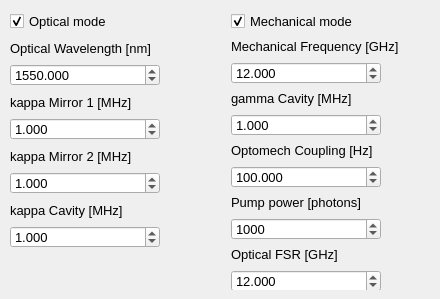
          <widget class="QWidget" name="tab">
           <attribute name="title">
            <string>Configure your simulation</string>
           </attribute>
           <widget class="QWidget" name="layoutWidget">
            <property name="geometry">
             <rect>
              <x>10</x>
              <y>10</y>
              <width>421</width>
              <height>280</height>
             </rect>
            </property>
            <layout class="QHBoxLayout" name="horizontalLayout">
             <item>
              <layout class="QVBoxLayout" name="verticalLayout_6">
               <item>
                <widget class="QCheckBox" name="C_use_optical">
                 <property name="enabled">
                  <bool>true</bool>
                 </property>
                 <property name="sizePolicy">
                  <sizepolicy hsizetype="Minimum" vsizetype="Fixed">
                   <horstretch>0</horstretch>
                   <verstretch>0</verstretch>
                  </sizepolicy>
                 </property>
                 <property name="minimumSize">
                  <size>
                   <width>80</width>
                   <height>22</height>
                  </size>
                 </property>
                 <property name="maximumSize">
                  <size>
                   <width>16777215</width>
                   <height>22</height>
                  </size>
                 </property>
                 <property name="font">
                  <font>
                   <pointsize>10</pointsize>
                  </font>
                 </property>
                 <property name="toolTip">
                  <string>&lt;html&gt;&lt;head/&gt;&lt;body&gt;&lt;p&gt;When it is enabled, it is the normal frequency scan. When it is disabled, we sample at only one frequency (zero-span measurement). The sampling rate is determined by the sweep time and the number of points. &lt;/p&gt;&lt;p&gt;This mode is enabled when using the SS and the mixer to generate the sideband and downconvert it to the same frequency, and the RedPitaya for triggering. &lt;/p&gt;&lt;p&gt;In the future, we could have other uses for zero-span measurements.&lt;/p&gt;&lt;/body&gt;&lt;/html&gt;</string>
                 </property>
                 <property name="text">
                  <string>Optical mode</string>
                 </property>
                 <property name="checked">
                  <bool>true</bool>
                 </property>
                </widget>
               </item>
               <item>
                <widget class="QLabel" name="C_omega_p_nm_lbl">
                 <property name="minimumSize">
                  <size>
                   <width>200</width>
                   <height>20</height>
                  </size>
                 </property>
                 <property name="maximumSize">
                  <size>
                   <width>16777215</width>
                   <height>20</height>
                  </size>
                 </property>
                 <property name="font">
                  <font>
                   <pointsize>10</pointsize>
                  </font>
                 </property>
                 <property name="text">
                  <string>Optical Wavelength [nm]</string>
                 </property>
                </widget>
               </item>
               <item>
                <widget class="QDoubleSpinBox" name="C_omega_p_nm">
                 <property name="sizePolicy">
                  <sizepolicy hsizetype="Fixed" vsizetype="Fixed">
                   <horstretch>0</horstretch>
                   <verstretch>0</verstretch>
                  </sizepolicy>
                 </property>
                 <property name="minimumSize">
                  <size>
                   <width>150</width>
                   <height>22</height>
                  </size>
                 </property>
                 <property name="maximumSize">
                  <size>
                   <width>16777215</width>
                   <height>22</height>
                  </size>
                 </property>
                 <property name="font">
                  <font>
                   <pointsize>10</pointsize>
                  </font>
                 </property>
                 <property name="decimals">
                  <number>3</number>
                 </property>
                 <property name="minimum">
                  <double>1500.000000000000000</double>
                 </property>
                 <property name="maximum">
                  <double>1600.000000000000000</double>
                 </property>
                 <property name="singleStep">
                  <double>1.000000000000000</double>
                 </property>
                 <property name="value">
                  <double>1550.000000000000000</double>
                 </property>
                </widget>
               </item>
               <item>
                <widget class="QLabel" name="C_kappa_ext_1_MHz_lbl">
                 <property name="minimumSize">
                  <size>
                   <width>200</width>
                   <height>20</height>
                  </size>
                 </property>
                 <property name="maximumSize">
                  <size>
                   <width>16777215</width>
                   <height>20</height>
                  </size>
                 </property>
                 <property name="font">
                  <font>
                   <pointsize>10</pointsize>
                  </font>
                 </property>
                 <property name="text">
                  <string>kappa Mirror 1 [MHz]</string>
                 </property>
                </widget>
               </item>
               <item>
                <widget class="QDoubleSpinBox" name="C_kappa_ext_1_MHz">
                 <property name="sizePolicy">
                  <sizepolicy hsizetype="Fixed" vsizetype="Fixed">
                   <horstretch>0</horstretch>
                   <verstretch>0</verstretch>
                  </sizepolicy>
                 </property>
                 <property name="minimumSize">
                  <size>
                   <width>150</width>
                   <height>22</height>
                  </size>
                 </property>
                 <property name="maximumSize">
                  <size>
                   <width>16777215</width>
                   <height>22</height>
                  </size>
                 </property>
                 <property name="font">
                  <font>
                   <pointsize>10</pointsize>
                  </font>
                 </property>
                 <property name="decimals">
                  <number>3</number>
                 </property>
                 <property name="maximum">
                  <double>20.000000000000000</double>
                 </property>
                 <property name="singleStep">
                  <double>0.100000000000000</double>
                 </property>
                 <property name="value">
                  <double>1.000000000000000</double>
                 </property>
                </widget>
               </item>
               <item>
                <widget class="QLabel" name="C_kappa_ext_2_MHz_lbl">
                 <property name="minimumSize">
                  <size>
                   <width>200</width>
                   <height>20</height>
                  </size>
                 </property>
                 <property name="maximumSize">
                  <size>
                   <width>16777215</width>
                   <height>20</height>
                  </size>
                 </property>
                 <property name="font">
                  <font>
                   <pointsize>10</pointsize>
                  </font>
                 </property>
                 <property name="text">
                  <string>kappa Mirror 2 [MHz]</string>
                 </property>
                </widget>
               </item>
               <item>
                <widget class="QDoubleSpinBox" name="C_kappa_ext_2_MHz">
                 <property name="sizePolicy">
                  <sizepolicy hsizetype="Fixed" vsizetype="Fixed">
                   <horstretch>0</horstretch>
                   <verstretch>0</verstretch>
                  </sizepolicy>
                 </property>
                 <property name="minimumSize">
                  <size>
                   <width>150</width>
                   <height>22</height>
                  </size>
                 </property>
                 <property name="maximumSize">
                  <size>
                   <width>16777215</width>
                   <height>22</height>
                  </size>
                 </property>
                 <property name="font">
                  <font>
                   <pointsize>10</pointsize>
                  </font>
                 </property>
                 <property name="decimals">
                  <number>3</number>
                 </property>
                 <property name="maximum">
                  <double>20.000000000000000</double>
                 </property>
                 <property name="singleStep">
                  <double>0.100000000000000</double>
                 </property>
                 <property name="value">
                  <double>1.000000000000000</double>
                 </property>
                </widget>
               </item>
               <item>
                <widget class="QLabel" name="C_kappa_0_MHz_lbl">
                 <property name="minimumSize">
                  <size>
                   <width>200</width>
                   <height>20</height>
                  </size>
                 </property>
                 <property name="maximumSize">
                  <size>
                   <width>16777215</width>
                   <height>20</height>
                  </size>
                 </property>
                 <property name="font">
                  <font>
                   <pointsize>10</pointsize>
                  </font>
                 </property>
                 <property name="text">
                  <string>kappa Cavity [MHz]</string>
                 </property>
                </widget>
               </item>
               <item>
                <widget class="QDoubleSpinBox" name="C_kappa_0_MHz">
                 <property name="sizePolicy">
                  <sizepolicy hsizetype="Fixed" vsizetype="Fixed">
                   <horstretch>0</horstretch>
                   <verstretch>0</verstretch>
                  </sizepolicy>
                 </property>
                 <property name="minimumSize">
                  <size>
                   <width>150</width>
                   <height>22</height>
                  </size>
                 </property>
                 <property name="maximumSize">
                  <size>
                   <width>16777215</width>
                   <height>22</height>
                  </size>
                 </property>
                 <property name="font">
                  <font>
                   <pointsize>10</pointsize>
                  </font>
                 </property>
                 <property name="decimals">
                  <number>3</number>
                 </property>
                 <property name="maximum">
                  <double>20.000000000000000</double>
                 </property>
                 <property name="singleStep">
                  <double>0.100000000000000</double>
                 </property>
                 <property name="value">
                  <double>1.000000000000000</double>
                 </property>
                </widget>
               </item>
               <item>
                <spacer name="verticalSpacer_4">
                 <property name="orientation">
                  <enum>Qt::Vertical</enum>
                 </property>
                 <property name="sizeType">
                  <enum>QSizePolicy::Expanding</enum>
                 </property>
                 <property name="sizeHint" stdset="0">
                  <size>
                   <width>20</width>
                   <height>10</height>
                  </size>
                 </property>
                </spacer>
               </item>
              </layout>
             </item>
             <item>
              <spacer name="horizontalSpacer">
               <property name="orientation">
                <enum>Qt::Horizontal</enum>
               </property>
               <property name="sizeHint" stdset="0">
                <size>
                 <width>40</width>
                 <height>20</height>
                </size>
               </property>
              </spacer>
             </item>
             <item>
              <layout class="QVBoxLayout" name="verticalLayout_7">
               <item>
                <widget class="QCheckBox" name="C_use_mech">
                 <property name="enabled">
                  <bool>true</bool>
                 </property>
                 <property name="sizePolicy">
                  <sizepolicy hsizetype="Minimum" vsizetype="Fixed">
                   <horstretch>0</horstretch>
                   <verstretch>0</verstretch>
                  </sizepolicy>
                 </property>
                 <property name="minimumSize">
                  <size>
                   <width>80</width>
                   <height>22</height>
                  </size>
                 </property>
                 <property name="maximumSize">
                  <size>
                   <width>16777215</width>
                   <height>22</height>
                  </size>
                 </property>
                 <property name="font">
                  <font>
                   <pointsize>10</pointsize>
                  </font>
                 </property>
                 <property name="toolTip">
                  <string>&lt;html&gt;&lt;head/&gt;&lt;body&gt;&lt;p&gt;When it is enabled, it is the normal frequency scan. When it is disabled, we sample at only one frequency (zero-span measurement). The sampling rate is determined by the sweep time and the number of points. &lt;/p&gt;&lt;p&gt;This mode is enabled when using the SS and the mixer to generate the sideband and downconvert it to the same frequency, and the RedPitaya for triggering. &lt;/p&gt;&lt;p&gt;In the future, we could have other uses for zero-span measurements.&lt;/p&gt;&lt;/body&gt;&lt;/html&gt;</string>
                 </property>
                 <property name="text">
                  <string>Mechanical mode</string>
                 </property>
                 <property name="checked">
                  <bool>true</bool>
                 </property>
                </widget>
               </item>
               <item>
                <widget class="QLabel" name="C_Omega_m_GHz_lbl">
                 <property name="minimumSize">
                  <size>
                   <width>200</width>
                   <height>20</height>
                  </size>
                 </property>
                 <property name="maximumSize">
                  <size>
                   <width>16777215</width>
                   <height>20</height>
                  </size>
                 </property>
                 <property name="font">
                  <font>
                   <pointsize>10</pointsize>
                  </font>
                 </property>
                 <property name="text">
                  <string>Mechanical Frequency [GHz]</string>
                 </property>
                </widget>
               </item>
               <item>
                <widget class="QDoubleSpinBox" name="C_Omega_m_GHz">
                 <property name="sizePolicy">
                  <sizepolicy hsizetype="Fixed" vsizetype="Fixed">
                   <horstretch>0</horstretch>
                   <verstretch>0</verstretch>
                  </sizepolicy>
                 </property>
                 <property name="minimumSize">
                  <size>
                   <width>150</width>
                   <height>22</height>
                  </size>
                 </property>
                 <property name="maximumSize">
                  <size>
                   <width>16777215</width>
                   <height>22</height>
                  </size>
                 </property>
                 <property name="font">
                  <font>
                   <pointsize>10</pointsize>
                  </font>
                 </property>
                 <property name="decimals">
                  <number>3</number>
                 </property>
                 <property name="minimum">
                  <double>1.000000000000000</double>
                 </property>
                 <property name="maximum">
                  <double>20.000000000000000</double>
                 </property>
                 <property name="singleStep">
                  <double>0.100000000000000</double>
                 </property>
                 <property name="value">
                  <double>12.000000000000000</double>
                 </property>
                </widget>
               </item>
               <item>
                <widget class="QLabel" name="C_gamma_MHz_lbl">
                 <property name="minimumSize">
                  <size>
                   <width>200</width>
                   <height>20</height>
                  </size>
                 </property>
                 <property name="maximumSize">
                  <size>
                   <width>16777215</width>
                   <height>20</height>
                  </size>
                 </property>
                 <property name="font">
                  <font>
                   <pointsize>10</pointsize>
                  </font>
                 </property>
                 <property name="text">
                  <string>gamma Cavity [MHz]</string>
                 </property>
                </widget>
               </item>
               <item>
                <widget class="QDoubleSpinBox" name="C_gamma_MHz">
                 <property name="sizePolicy">
                  <sizepolicy hsizetype="Fixed" vsizetype="Fixed">
                   <horstretch>0</horstretch>
                   <verstretch>0</verstretch>
                  </sizepolicy>
                 </property>
                 <property name="minimumSize">
                  <size>
                   <width>150</width>
                   <height>22</height>
                  </size>
                 </property>
                 <property name="maximumSize">
                  <size>
                   <width>16777215</width>
                   <height>22</height>
                  </size>
                 </property>
                 <property name="font">
                  <font>
                   <pointsize>10</pointsize>
                  </font>
                 </property>
                 <property name="decimals">
                  <number>3</number>
                 </property>
                 <property name="maximum">
                  <double>100.000000000000000</double>
                 </property>
                 <property name="singleStep">
                  <double>0.100000000000000</double>
                 </property>
                 <property name="value">
                  <double>1.000000000000000</double>
                 </property>
                </widget>
               </item>
               <item>
                <widget class="QLabel" name="C_G0_Hz_lbl">
                 <property name="minimumSize">
                  <size>
                   <width>200</width>
                   <height>20</height>
                  </size>
                 </property>
                 <property name="maximumSize">
                  <size>
                   <width>16777215</width>
                   <height>20</height>
                  </size>
                 </property>
                 <property name="font">
                  <font>
                   <pointsize>10</pointsize>
                  </font>
                 </property>
                 <property name="text">
                  <string>Optomech Coupling [Hz]</string>
                 </property>
                </widget>
               </item>
               <item>
                <widget class="QDoubleSpinBox" name="C_G0_Hz">
                 <property name="sizePolicy">
                  <sizepolicy hsizetype="Fixed" vsizetype="Fixed">
                   <horstretch>0</horstretch>
                   <verstretch>0</verstretch>
                  </sizepolicy>
                 </property>
                 <property name="minimumSize">
                  <size>
                   <width>150</width>
                   <height>22</height>
                  </size>
                 </property>
                 <property name="maximumSize">
                  <size>
                   <width>16777215</width>
                   <height>22</height>
                  </size>
                 </property>
                 <property name="font">
                  <font>
                   <pointsize>10</pointsize>
                  </font>
                 </property>
                 <property name="decimals">
                  <number>3</number>
                 </property>
                 <property name="maximum">
                  <double>1000.000000000000000</double>
                 </property>
                 <property name="singleStep">
                  <double>0.100000000000000</double>
                 </property>
                 <property name="value">
                  <double>100.000000000000000</double>
                 </property>
                </widget>
               </item>
               <item>
                <widget class="QLabel" name="C_FSR_GHz_lbl_2">
                 <property name="minimumSize">
                  <size>
                   <width>200</width>
                   <height>20</height>
                  </size>
                 </property>
                 <property name="maximumSize">
                  <size>
                   <width>16777215</width>
                   <height>20</height>
                  </size>
                 </property>
                 <property name="font">
                  <font>
                   <pointsize>10</pointsize>
                  </font>
                 </property>
                 <property name="text">
                  <string>Pump power [photons]</string>
                 </property>
                </widget>
               </item>
               <item>
                <widget class="QDoubleSpinBox" name="C_FSR_GHz_2">
                 <property name="sizePolicy">
                  <sizepolicy hsizetype="Fixed" vsizetype="Fixed">
                   <horstretch>0</horstretch>
                   <verstretch>0</verstretch>
                  </sizepolicy>
                 </property>
                 <property name="minimumSize">
                  <size>
                   <width>150</width>
                   <height>22</height>
                  </size>
                 </property>
                 <property name="maximumSize">
                  <size>
                   <width>16777215</width>
                   <height>22</height>
                  </size>
                 </property>
                 <property name="font">
                  <font>
                   <pointsize>10</pointsize>
                  </font>
                 </property>
                 <property name="decimals">
                  <number>0</number>
                 </property>
                 <property name="minimum">
                  <double>1.000000000000000</double>
                 </property>
                 <property name="maximum">
                  <double>1000000.000000000000000</double>
                 </property>
                 <property name="value">
                  <double>1000.000000000000000</double>
                 </property>
                </widget>
               </item>
               <item>
                <widget class="QLabel" name="C_FSR_GHz_lbl">
                 <property name="minimumSize">
                  <size>
                   <width>200</width>
                   <height>20</height>
                  </size>
                 </property>
                 <property name="maximumSize">
                  <size>
                   <width>16777215</width>
                   <height>20</height>
                  </size>
                 </property>
                 <property name="font">
                  <font>
                   <pointsize>10</pointsize>
                  </font>
                 </property>
                 <property name="text">
                  <string>Optical FSR [GHz]</string>
                 </property>
                </widget>
               </item>
               <item>
                <widget class="QDoubleSpinBox" name="C_FSR_GHz">
                 <property name="sizePolicy">
                  <sizepolicy hsizetype="Fixed" vsizetype="Fixed">
                   <horstretch>0</horstretch>
                   <verstretch>0</verstretch>
                  </sizepolicy>
                 </property>
                 <property name="minimumSize">
                  <size>
                   <width>150</width>
                   <height>22</height>
                  </size>
                 </property>
                 <property name="maximumSize">
                  <size>
                   <width>16777215</width>
                   <height>22</height>
                  </size>
                 </property>
                 <property name="font">
                  <font>
                   <pointsize>10</pointsize>
                  </font>
                 </property>
                 <property name="decimals">
                  <number>3</number>
                 </property>
                 <property name="minimum">
                  <double>1.000000000000000</double>
                 </property>
                 <property name="maximum">
                  <double>100.000000000000000</double>
                 </property>
                 <property name="value">
                  <double>12.000000000000000</double>
                 </property>
                </widget>
               </item>
               <item>
                <spacer name="verticalSpacer_6">
                 <property name="orientation">
                  <enum>Qt::Vertical</enum>
                 </property>
                 <property name="sizeType">
                  <enum>QSizePolicy::Expanding</enum>
                 </property>
                 <property name="sizeHint" stdset="0">
                  <size>
                   <width>20</width>
                   <height>10</height>
                  </size>
                 </property>
                </spacer>
               </item>
              </layout>
             </item>
            </layout>
           </widget>
          </widget>
